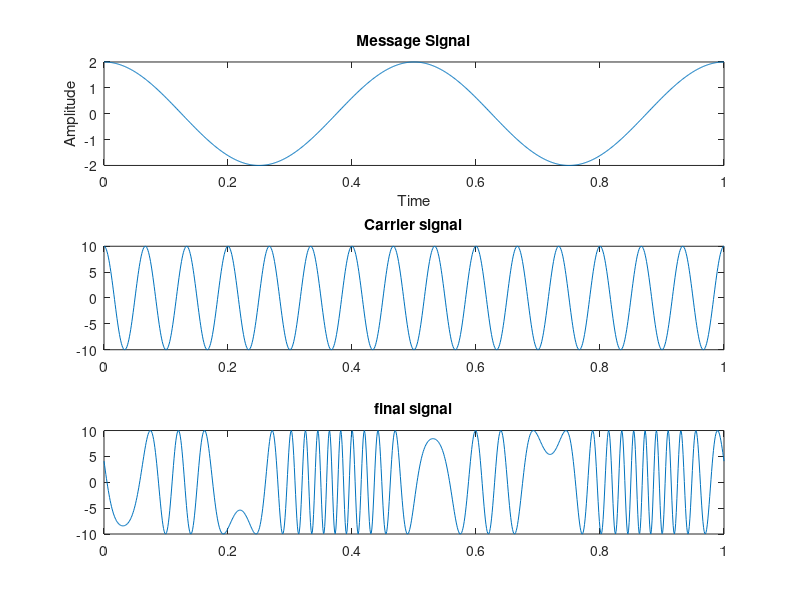

Reproduce this figure in MATLAB.
clc
clear all;
close all;
t=0:0.001:1;
vm=2;
vc=10;
fm=2;
fc=15;
m=10;
Sm=vm*cos(2*pi*fm*t);
xlabel('Time');
ylabel('Amplitude');
subplot(3,1,1);
plot(t,Sm);
title('Message Signal');
Sl=vc*cos(2*pi*fc*t);
xlabel('Time');
ylabel('Amplitude');
subplot(3,1,2);
plot(t,Sl);
title('Carrier signal');
spm=vc*cos((2*pi*fc*t) + m.*(vm*cos(2*pi*fm*t))); 
subplot(3,1,3);
xlabel('Time');
ylabel('Amplitude');
plot(t,spm);
title('final signal');
